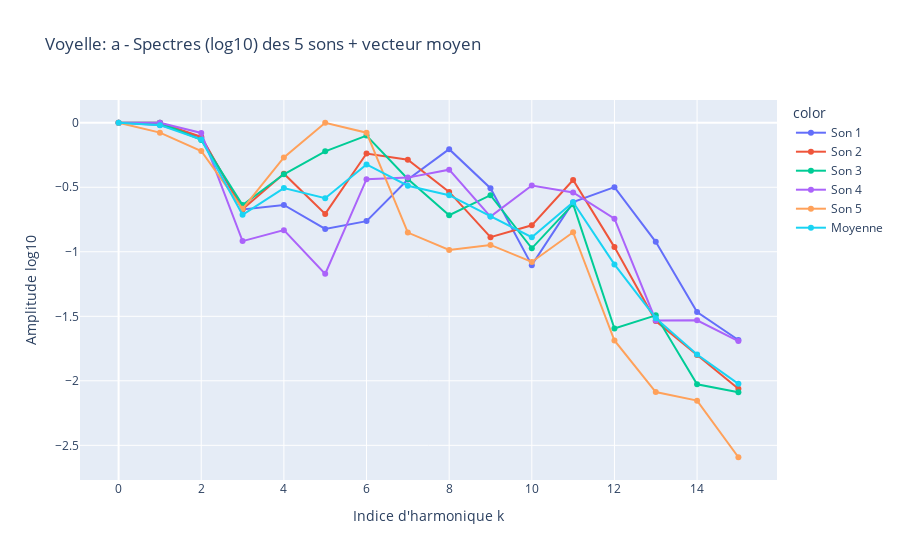
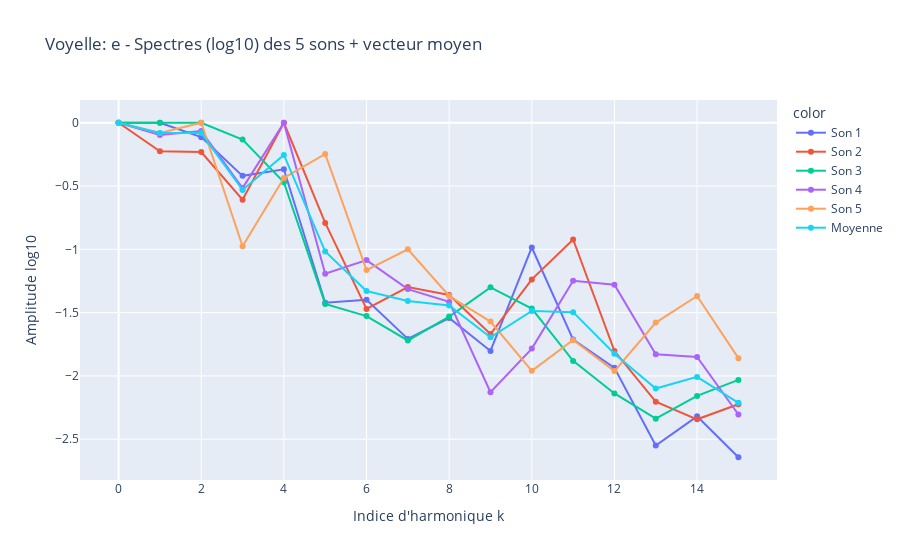
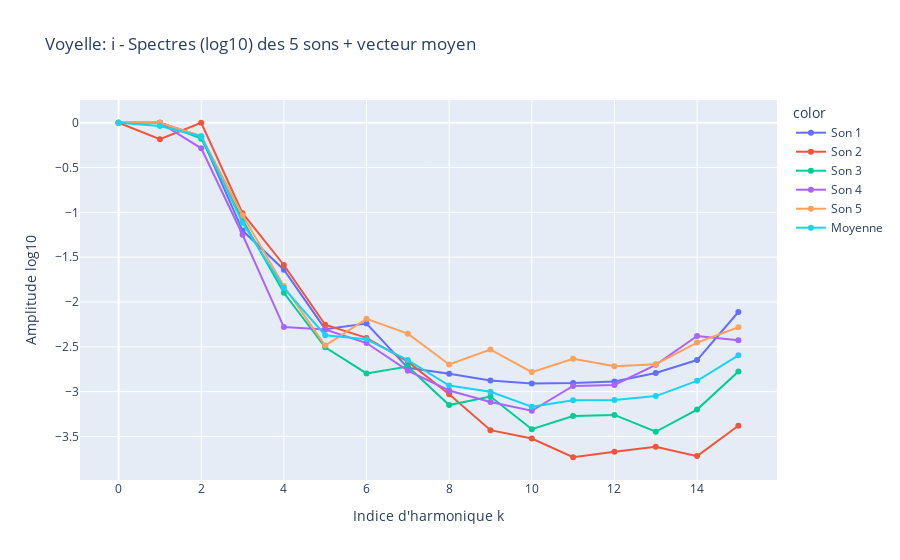
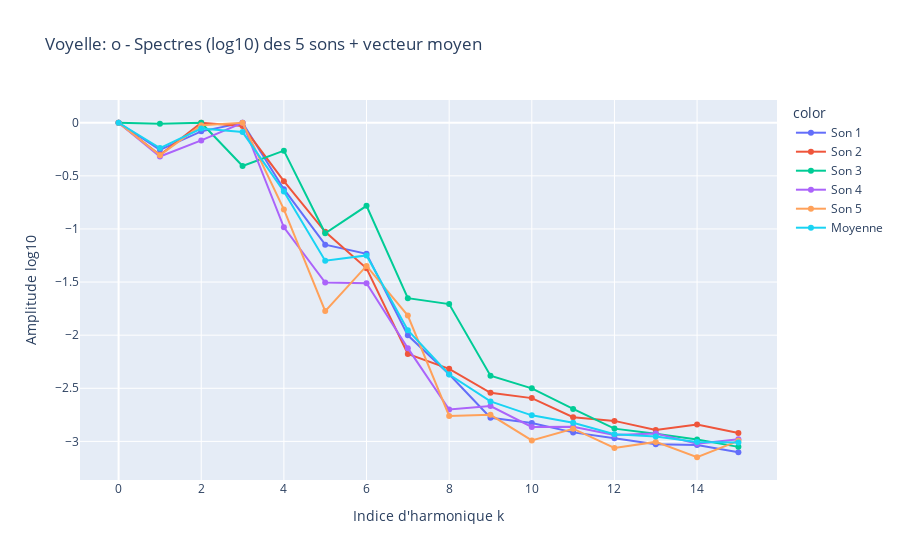

Notebook cell for these charts, in order:
### Markdown cell above
# On utilisera le truc etude n° 10

### Code cell
import numpy as np
import msicpe.san as san
from plotly import express as px
import scipy.signal as signal


H=15
Vvec_moy = [[] for i in range(5)]
lettres = ['a', 'e', 'i', 'o', 'u']
a = range(5)

for lettre,j in zip(lettres, a):
    signaux = []
    for i in range(5):
        dat = np.load(f'data_partie_2/apprentissage/{lettre}_{i+1}.npz') # dat est un dictionnaire contenant les données contenues dans le fichier .npz
        s = dat['s'] # extraction du signal utile
        t = dat['t'] # extraction du vecteur temps associé au signal

        nu, S = san.trans_fourier(s, t)
        S = np.abs(S)

        s_centre= s - np.mean(s)
        nu, S_norm = san.trans_fourier(s_centre, t)
        S_norm = np.abs(S_norm)
        S_norm /= np.max(S_norm)

        f0 = san.detect_fondamentale(S_norm, nu)

        # Liste des harmoniques
        freq_list = [f0 * k for k in range(1, H+1)]

        freq_peaks, amp_peaks = san.detect_pics(S_norm, freq_list, nu)

        vec = np.zeros(H+1)
        vec[0] = np.log10(np.max(S_norm))
        vec[1:] = np.log10(amp_peaks)
        signaux.append(vec)


    k = np.arange(H+1)
    vec_moy = np.mean(signaux, axis=0)
    Vvec_moy[j] = vec_moy

    k = list(range(H+1))
    indice = []
    ampl = []
    labels = []

    for i in range(5):
        indice.extend(k)
        ampl.extend(signaux[i])
        labels.extend([f"Son {i+1}"] * (H+1))

    indice.extend(k)
    ampl.extend(vec_moy)
    labels.extend(["Moyenne"] * (H+1))

    fig = px.line(x=indice, y=ampl, color=labels, markers=True,title=f"Voyelle: {lettre} - Spectres (log10) des 5 sons + vecteur moyen", labels={"x": "Indice d'harmonique k", "y": "Amplitude log10"}).show()

print(Vvec_moy)

### Figure 1 — Plotly figure (JSON) as saved in the notebook; plotly's stock layout.template omitted (floating-point values rounded to 4 significant figures)
{"data": [{"hovertemplate": "color=Son 1<br>Indice d'harmonique k=%{x}<br>Amplitude log10=%{y}<extra></extra>", "legendgroup": "Son 1", "line": {"color": "#636efa", "dash": "solid"}, "marker": {"symbol": "circle"}, "mode": "lines+markers", "name": "Son 1", "orientation": "v", "showlegend": true, "type": "scatter", "x": [0, 1, 2, 3, 4, 5, 6, 7, 8, 9, 10, 11, 12, 13, 14, 15], "xaxis": "x", "y": [0.0, -0.0177, -0.1115, -0.6725, -0.6368, -0.8225, -0.7624, -0.4399, -0.2046, -0.507, -1.104, -0.6152, -0.4992, -0.9226, -1.467, -1.683], "yaxis": "y"}, {"hovertemplate": "color=Son 2<br>Indice d'harmonique k=%{x}<br>Amplitude log10=%{y}<extra></extra>", "legendgroup": "Son 2", "line": {"color": "#EF553B", "dash": "solid"}, "marker": {"symbol": "circle"}, "mode": "lines+markers", "name": "Son 2", "orientation": "v", "showlegend": true, "type": "scatter", "x": [0, 1, 2, 3, 4, 5, 6, 7, 8, 9, 10, 11, 12, 13, 14, 15], "xaxis": "x", "y": [0.0, 0.0, -0.1084, -0.6703, -0.395, -0.7066, -0.238, -0.2864, -0.5361, -0.8869, -0.7949, -0.4436, -0.9638, -1.537, -1.8, -2.061], "yaxis": "y"}, {"hovertemplate": "color=Son 3<br>Indice d'harmonique k=%{x}<br>Amplitude log10=%{y}<extra></extra>", "legendgroup": "Son 3", "line": {"color": "#00cc96", "dash": "solid"}, "marker": {"symbol": "circle"}, "mode": "lines+markers", "name": "Son 3", "orientation": "v", "showlegend": true, "type": "scatter", "x": [0, 1, 2, 3, 4, 5, 6, 7, 8, 9, 10, 11, 12, 13, 14, 15], "xaxis": "x", "y": [0.0, 0.0, -0.1327, -0.6376, -0.3994, -0.2213, -0.09963, -0.4361, -0.7168, -0.5613, -0.9731, -0.6311, -1.595, -1.493, -2.027, -2.089], "yaxis": "y"}, {"hovertemplate": "color=Son 4<br>Indice d'harmonique k=%{x}<br>Amplitude log10=%{y}<extra></extra>", "legendgroup": "Son 4", "line": {"color": "#ab63fa", "dash": "solid"}, "marker": {"symbol": "circle"}, "mode": "lines+markers", "name": "Son 4", "orientation": "v", "showlegend": true, "type": "scatter", "x": [0, 1, 2, 3, 4, 5, 6, 7, 8, 9, 10, 11, 12, 13, 14, 15], "xaxis": "x", "y": [0.0, 0.0, -0.07872, -0.9172, -0.8323, -1.171, -0.4371, -0.4252, -0.3636, -0.7271, -0.4863, -0.5399, -0.7438, -1.532, -1.531, -1.692], "yaxis": "y"}, {"hovertemplate": "color=Son 5<br>Indice d'harmonique k=%{x}<br>Amplitude log10=%{y}<extra></extra>", "legendgroup": "Son 5", "line": {"color": "#FFA15A", "dash": "solid"}, "marker": {"symbol": "circle"}, "mode": "lines+markers", "name": "Son 5", "orientation": "v", "showlegend": true, "type": "scatter", "x": [0, 1, 2, 3, 4, 5, 6, 7, 8, 9, 10, 11, 12, 13, 14, 15], "xaxis": "x", "y": [0.0, -0.07664, -0.2192, -0.6666, -0.2686, 0.0, -0.07706, -0.8511, -0.9862, -0.9469, -1.079, -0.8485, -1.688, -2.087, -2.154, -2.592], "yaxis": "y"}, {"hovertemplate": "color=Moyenne<br>Indice d'harmonique k=%{x}<br>Amplitude log10=%{y}<extra></extra>", "legendgroup": "Moyenne", "line": {"color": "#19d3f3", "dash": "solid"}, "marker": {"symbol": "circle"}, "mode": "lines+markers", "name": "Moyenne", "orientation": "v", "showlegend": true, "type": "scatter", "x": [0, 1, 2, 3, 4, 5, 6, 7, 8, 9, 10, 11, 12, 13, 14, 15], "xaxis": "x", "y": [0.0, -0.01887, -0.1301, -0.7128, -0.5064, -0.5843, -0.3228, -0.4878, -0.5615, -0.7258, -0.8873, -0.6157, -1.098, -1.514, -1.796, -2.024], "yaxis": "y"}], "layout": {"legend": {"title": {"text": "color"}, "tracegroupgap": 0}, "title": {"text": "Voyelle: a - Spectres (log10) des 5 sons + vecteur moyen"}, "xaxis": {"anchor": "y", "domain": [0, 1], "title": {"text": "Indice d'harmonique k"}}, "yaxis": {"anchor": "x", "domain": [0, 1], "title": {"text": "Amplitude log10"}}}}

### Figure 2 — Plotly figure (JSON) as saved in the notebook; plotly's stock layout.template omitted (floating-point values rounded to 4 significant figures)
{"data": [{"hovertemplate": "color=Son 1<br>Indice d'harmonique k=%{x}<br>Amplitude log10=%{y}<extra></extra>", "legendgroup": "Son 1", "line": {"color": "#636efa", "dash": "solid"}, "marker": {"symbol": "circle"}, "mode": "lines+markers", "name": "Son 1", "orientation": "v", "showlegend": true, "type": "scatter", "x": [0, 1, 2, 3, 4, 5, 6, 7, 8, 9, 10, 11, 12, 13, 14, 15], "xaxis": "x", "y": [0.0, 0.0, -0.1136, -0.4195, -0.3673, -1.422, -1.399, -1.707, -1.543, -1.803, -0.9854, -1.713, -1.936, -2.549, -2.319, -2.642], "yaxis": "y"}, {"hovertemplate": "color=Son 2<br>Indice d'harmonique k=%{x}<br>Amplitude log10=%{y}<extra></extra>", "legendgroup": "Son 2", "line": {"color": "#EF553B", "dash": "solid"}, "marker": {"symbol": "circle"}, "mode": "lines+markers", "name": "Son 2", "orientation": "v", "showlegend": true, "type": "scatter", "x": [0, 1, 2, 3, 4, 5, 6, 7, 8, 9, 10, 11, 12, 13, 14, 15], "xaxis": "x", "y": [0.0, -0.2248, -0.2312, -0.6082, 0.0, -0.7912, -1.471, -1.298, -1.361, -1.669, -1.237, -0.9217, -1.804, -2.203, -2.343, -2.223], "yaxis": "y"}, {"hovertemplate": "color=Son 3<br>Indice d'harmonique k=%{x}<br>Amplitude log10=%{y}<extra></extra>", "legendgroup": "Son 3", "line": {"color": "#00cc96", "dash": "solid"}, "marker": {"symbol": "circle"}, "mode": "lines+markers", "name": "Son 3", "orientation": "v", "showlegend": true, "type": "scatter", "x": [0, 1, 2, 3, 4, 5, 6, 7, 8, 9, 10, 11, 12, 13, 14, 15], "xaxis": "x", "y": [0.0, 0.0, -0.0001227, -0.1327, -0.47, -1.431, -1.527, -1.72, -1.531, -1.3, -1.468, -1.881, -2.138, -2.338, -2.158, -2.032], "yaxis": "y"}, {"hovertemplate": "color=Son 4<br>Indice d'harmonique k=%{x}<br>Amplitude log10=%{y}<extra></extra>", "legendgroup": "Son 4", "line": {"color": "#ab63fa", "dash": "solid"}, "marker": {"symbol": "circle"}, "mode": "lines+markers", "name": "Son 4", "orientation": "v", "showlegend": true, "type": "scatter", "x": [0, 1, 2, 3, 4, 5, 6, 7, 8, 9, 10, 11, 12, 13, 14, 15], "xaxis": "x", "y": [0.0, -0.09764, -0.06465, -0.5162, 0.0, -1.193, -1.085, -1.314, -1.415, -2.129, -1.784, -1.249, -1.28, -1.829, -1.85, -2.305], "yaxis": "y"}, {"hovertemplate": "color=Son 5<br>Indice d'harmonique k=%{x}<br>Amplitude log10=%{y}<extra></extra>", "legendgroup": "Son 5", "line": {"color": "#FFA15A", "dash": "solid"}, "marker": {"symbol": "circle"}, "mode": "lines+markers", "name": "Son 5", "orientation": "v", "showlegend": true, "type": "scatter", "x": [0, 1, 2, 3, 4, 5, 6, 7, 8, 9, 10, 11, 12, 13, 14, 15], "xaxis": "x", "y": [0.0, -0.08146, 0.0, -0.9755, -0.4358, -0.2467, -1.164, -0.9992, -1.369, -1.571, -1.96, -1.716, -1.961, -1.579, -1.369, -1.86], "yaxis": "y"}, {"hovertemplate": "color=Moyenne<br>Indice d'harmonique k=%{x}<br>Amplitude log10=%{y}<extra></extra>", "legendgroup": "Moyenne", "line": {"color": "#19d3f3", "dash": "solid"}, "marker": {"symbol": "circle"}, "mode": "lines+markers", "name": "Moyenne", "orientation": "v", "showlegend": true, "type": "scatter", "x": [0, 1, 2, 3, 4, 5, 6, 7, 8, 9, 10, 11, 12, 13, 14, 15], "xaxis": "x", "y": [0.0, -0.08077, -0.08192, -0.5304, -0.2546, -1.017, -1.329, -1.408, -1.444, -1.695, -1.487, -1.496, -1.824, -2.099, -2.008, -2.212], "yaxis": "y"}], "layout": {"legend": {"title": {"text": "color"}, "tracegroupgap": 0}, "title": {"text": "Voyelle: e - Spectres (log10) des 5 sons + vecteur moyen"}, "xaxis": {"anchor": "y", "domain": [0, 1], "title": {"text": "Indice d'harmonique k"}}, "yaxis": {"anchor": "x", "domain": [0, 1], "title": {"text": "Amplitude log10"}}}}

### Figure 3 — Plotly figure (JSON) as saved in the notebook; plotly's stock layout.template omitted (floating-point values rounded to 4 significant figures)
{"data": [{"hovertemplate": "color=Son 1<br>Indice d'harmonique k=%{x}<br>Amplitude log10=%{y}<extra></extra>", "legendgroup": "Son 1", "line": {"color": "#636efa", "dash": "solid"}, "marker": {"symbol": "circle"}, "mode": "lines+markers", "name": "Son 1", "orientation": "v", "showlegend": true, "type": "scatter", "x": [0, 1, 2, 3, 4, 5, 6, 7, 8, 9, 10, 11, 12, 13, 14, 15], "xaxis": "x", "y": [0.0, 0.0, -0.1526, -1.203, -1.639, -2.303, -2.24, -2.735, -2.8, -2.876, -2.909, -2.903, -2.886, -2.791, -2.648, -2.111], "yaxis": "y"}, {"hovertemplate": "color=Son 2<br>Indice d'harmonique k=%{x}<br>Amplitude log10=%{y}<extra></extra>", "legendgroup": "Son 2", "line": {"color": "#EF553B", "dash": "solid"}, "marker": {"symbol": "circle"}, "mode": "lines+markers", "name": "Son 2", "orientation": "v", "showlegend": true, "type": "scatter", "x": [0, 1, 2, 3, 4, 5, 6, 7, 8, 9, 10, 11, 12, 13, 14, 15], "xaxis": "x", "y": [0.0, -0.1836, 0.0, -1.008, -1.587, -2.253, -2.4, -2.666, -3.028, -3.43, -3.523, -3.732, -3.671, -3.615, -3.719, -3.381], "yaxis": "y"}, {"hovertemplate": "color=Son 3<br>Indice d'harmonique k=%{x}<br>Amplitude log10=%{y}<extra></extra>", "legendgroup": "Son 3", "line": {"color": "#00cc96", "dash": "solid"}, "marker": {"symbol": "circle"}, "mode": "lines+markers", "name": "Son 3", "orientation": "v", "showlegend": true, "type": "scatter", "x": [0, 1, 2, 3, 4, 5, 6, 7, 8, 9, 10, 11, 12, 13, 14, 15], "xaxis": "x", "y": [0.0, 0.0, -0.1771, -1.084, -1.896, -2.505, -2.796, -2.719, -3.15, -3.055, -3.419, -3.271, -3.26, -3.447, -3.2, -2.775], "yaxis": "y"}, {"hovertemplate": "color=Son 4<br>Indice d'harmonique k=%{x}<br>Amplitude log10=%{y}<extra></extra>", "legendgroup": "Son 4", "line": {"color": "#ab63fa", "dash": "solid"}, "marker": {"symbol": "circle"}, "mode": "lines+markers", "name": "Son 4", "orientation": "v", "showlegend": true, "type": "scatter", "x": [0, 1, 2, 3, 4, 5, 6, 7, 8, 9, 10, 11, 12, 13, 14, 15], "xaxis": "x", "y": [0.0, 0.0, -0.2851, -1.25, -2.279, -2.306, -2.458, -2.766, -2.987, -3.116, -3.213, -2.936, -2.925, -2.701, -2.38, -2.426], "yaxis": "y"}, {"hovertemplate": "color=Son 5<br>Indice d'harmonique k=%{x}<br>Amplitude log10=%{y}<extra></extra>", "legendgroup": "Son 5", "line": {"color": "#FFA15A", "dash": "solid"}, "marker": {"symbol": "circle"}, "mode": "lines+markers", "name": "Son 5", "orientation": "v", "showlegend": true, "type": "scatter", "x": [0, 1, 2, 3, 4, 5, 6, 7, 8, 9, 10, 11, 12, 13, 14, 15], "xaxis": "x", "y": [0.0, 0.0, -0.1477, -1.031, -1.822, -2.486, -2.188, -2.353, -2.697, -2.53, -2.782, -2.633, -2.717, -2.694, -2.453, -2.281], "yaxis": "y"}, {"hovertemplate": "color=Moyenne<br>Indice d'harmonique k=%{x}<br>Amplitude log10=%{y}<extra></extra>", "legendgroup": "Moyenne", "line": {"color": "#19d3f3", "dash": "solid"}, "marker": {"symbol": "circle"}, "mode": "lines+markers", "name": "Moyenne", "orientation": "v", "showlegend": true, "type": "scatter", "x": [0, 1, 2, 3, 4, 5, 6, 7, 8, 9, 10, 11, 12, 13, 14, 15], "xaxis": "x", "y": [0.0, -0.03672, -0.1525, -1.115, -1.845, -2.371, -2.416, -2.648, -2.933, -3.001, -3.169, -3.095, -3.092, -3.05, -2.88, -2.595], "yaxis": "y"}], "layout": {"legend": {"title": {"text": "color"}, "tracegroupgap": 0}, "title": {"text": "Voyelle: i - Spectres (log10) des 5 sons + vecteur moyen"}, "xaxis": {"anchor": "y", "domain": [0, 1], "title": {"text": "Indice d'harmonique k"}}, "yaxis": {"anchor": "x", "domain": [0, 1], "title": {"text": "Amplitude log10"}}}}

### Figure 4 — Plotly figure (JSON) as saved in the notebook; plotly's stock layout.template omitted (floating-point values rounded to 4 significant figures)
{"data": [{"hovertemplate": "color=Son 1<br>Indice d'harmonique k=%{x}<br>Amplitude log10=%{y}<extra></extra>", "legendgroup": "Son 1", "line": {"color": "#636efa", "dash": "solid"}, "marker": {"symbol": "circle"}, "mode": "lines+markers", "name": "Son 1", "orientation": "v", "showlegend": true, "type": "scatter", "x": [0, 1, 2, 3, 4, 5, 6, 7, 8, 9, 10, 11, 12, 13, 14, 15], "xaxis": "x", "y": [0.0, -0.2545, -0.08114, 0.0, -0.6258, -1.148, -1.234, -2.002, -2.368, -2.777, -2.827, -2.915, -2.971, -3.026, -3.034, -3.101], "yaxis": "y"}, {"hovertemplate": "color=Son 2<br>Indice d'harmonique k=%{x}<br>Amplitude log10=%{y}<extra></extra>", "legendgroup": "Son 2", "line": {"color": "#EF553B", "dash": "solid"}, "marker": {"symbol": "circle"}, "mode": "lines+markers", "name": "Son 2", "orientation": "v", "showlegend": true, "type": "scatter", "x": [0, 1, 2, 3, 4, 5, 6, 7, 8, 9, 10, 11, 12, 13, 14, 15], "xaxis": "x", "y": [0.0, -0.3045, 0.0, -0.03124, -0.5498, -1.027, -1.371, -2.177, -2.317, -2.542, -2.592, -2.772, -2.807, -2.893, -2.841, -2.922], "yaxis": "y"}, {"hovertemplate": "color=Son 3<br>Indice d'harmonique k=%{x}<br>Amplitude log10=%{y}<extra></extra>", "legendgroup": "Son 3", "line": {"color": "#00cc96", "dash": "solid"}, "marker": {"symbol": "circle"}, "mode": "lines+markers", "name": "Son 3", "orientation": "v", "showlegend": true, "type": "scatter", "x": [0, 1, 2, 3, 4, 5, 6, 7, 8, 9, 10, 11, 12, 13, 14, 15], "xaxis": "x", "y": [0.0, -0.008484, 0.0, -0.4076, -0.2625, -1.04, -0.7823, -1.651, -1.707, -2.381, -2.501, -2.695, -2.88, -2.927, -2.983, -3.051], "yaxis": "y"}, {"hovertemplate": "color=Son 4<br>Indice d'harmonique k=%{x}<br>Amplitude log10=%{y}<extra></extra>", "legendgroup": "Son 4", "line": {"color": "#ab63fa", "dash": "solid"}, "marker": {"symbol": "circle"}, "mode": "lines+markers", "name": "Son 4", "orientation": "v", "showlegend": true, "type": "scatter", "x": [0, 1, 2, 3, 4, 5, 6, 7, 8, 9, 10, 11, 12, 13, 14, 15], "xaxis": "x", "y": [0.0, -0.3176, -0.1665, 0.0, -0.9843, -1.505, -1.511, -2.122, -2.7, -2.668, -2.864, -2.863, -2.94, -2.925, -3.022, -2.979], "yaxis": "y"}, {"hovertemplate": "color=Son 5<br>Indice d'harmonique k=%{x}<br>Amplitude log10=%{y}<extra></extra>", "legendgroup": "Son 5", "line": {"color": "#FFA15A", "dash": "solid"}, "marker": {"symbol": "circle"}, "mode": "lines+markers", "name": "Son 5", "orientation": "v", "showlegend": true, "type": "scatter", "x": [0, 1, 2, 3, 4, 5, 6, 7, 8, 9, 10, 11, 12, 13, 14, 15], "xaxis": "x", "y": [0.0, -0.3054, -0.02392, 0.0, -0.8159, -1.773, -1.348, -1.815, -2.76, -2.75, -2.991, -2.881, -3.062, -3.005, -3.149, -2.995], "yaxis": "y"}, {"hovertemplate": "color=Moyenne<br>Indice d'harmonique k=%{x}<br>Amplitude log10=%{y}<extra></extra>", "legendgroup": "Moyenne", "line": {"color": "#19d3f3", "dash": "solid"}, "marker": {"symbol": "circle"}, "mode": "lines+markers", "name": "Moyenne", "orientation": "v", "showlegend": true, "type": "scatter", "x": [0, 1, 2, 3, 4, 5, 6, 7, 8, 9, 10, 11, 12, 13, 14, 15], "xaxis": "x", "y": [0.0, -0.2381, -0.05431, -0.08776, -0.6476, -1.299, -1.249, -1.954, -2.371, -2.624, -2.755, -2.825, -2.932, -2.955, -3.006, -3.01], "yaxis": "y"}], "layout": {"legend": {"title": {"text": "color"}, "tracegroupgap": 0}, "title": {"text": "Voyelle: o - Spectres (log10) des 5 sons + vecteur moyen"}, "xaxis": {"anchor": "y", "domain": [0, 1], "title": {"text": "Indice d'harmonique k"}}, "yaxis": {"anchor": "x", "domain": [0, 1], "title": {"text": "Amplitude log10"}}}}
